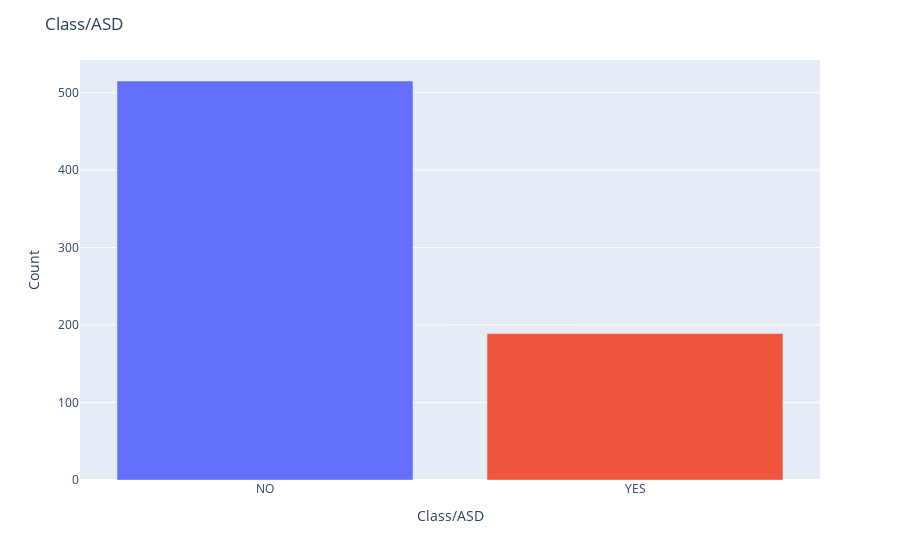

Notebook cell for this chart:
### Code cell
import plotly.express as px

colors = {'NO': 'blue', 'YES': 'red'}

for col in ['Class/ASD']:
    fig = px.bar(df[col].value_counts(), orientation='v', color=df[col].value_counts().index.map(colors))
    fig.update_layout(title=f'{col}', xaxis_title=col, yaxis_title='Count', showlegend=False)
    fig.show()

### Figure 1 — Plotly figure (JSON) as saved in the notebook; plotly's stock layout.template omitted (floating-point values rounded to 4 significant figures)
{"data": [{"alignmentgroup": "True", "hovertemplate": "color=blue<br>Class/ASD=%{x}<br>value=%{y}<extra></extra>", "legendgroup": "blue", "marker": {"color": "#636efa", "pattern": {"shape": ""}}, "name": "blue", "offsetgroup": "blue", "orientation": "v", "showlegend": true, "textposition": "auto", "type": "bar", "x": ["NO"], "xaxis": "x", "y": [515], "yaxis": "y"}, {"alignmentgroup": "True", "hovertemplate": "color=red<br>Class/ASD=%{x}<br>value=%{y}<extra></extra>", "legendgroup": "red", "marker": {"color": "#EF553B", "pattern": {"shape": ""}}, "name": "red", "offsetgroup": "red", "orientation": "v", "showlegend": true, "textposition": "auto", "type": "bar", "x": ["YES"], "xaxis": "x", "y": [189], "yaxis": "y"}], "layout": {"barmode": "relative", "legend": {"title": {"text": "color"}, "tracegroupgap": 0}, "margin": {"t": 60}, "showlegend": false, "title": {"text": "Class/ASD"}, "xaxis": {"anchor": "y", "domain": [0, 1], "title": {"text": "Class/ASD"}}, "yaxis": {"anchor": "x", "domain": [0, 1], "title": {"text": "Count"}}}}
